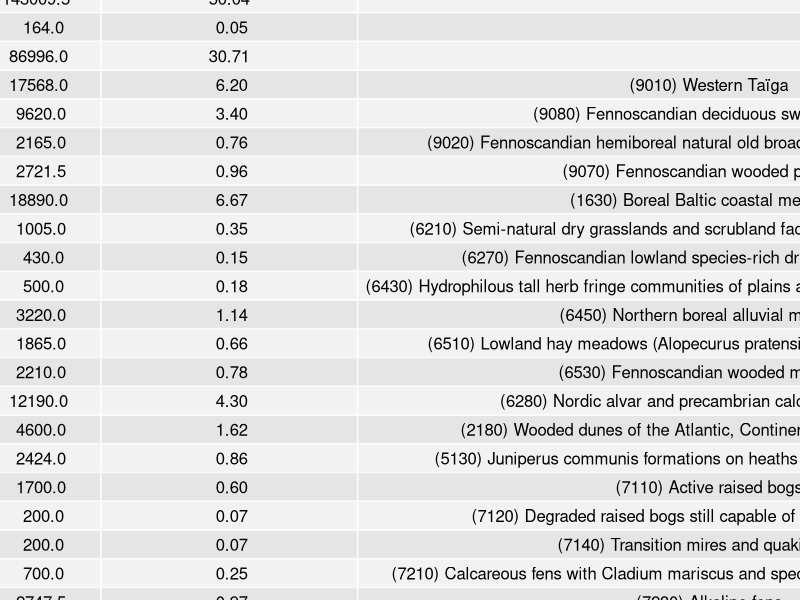
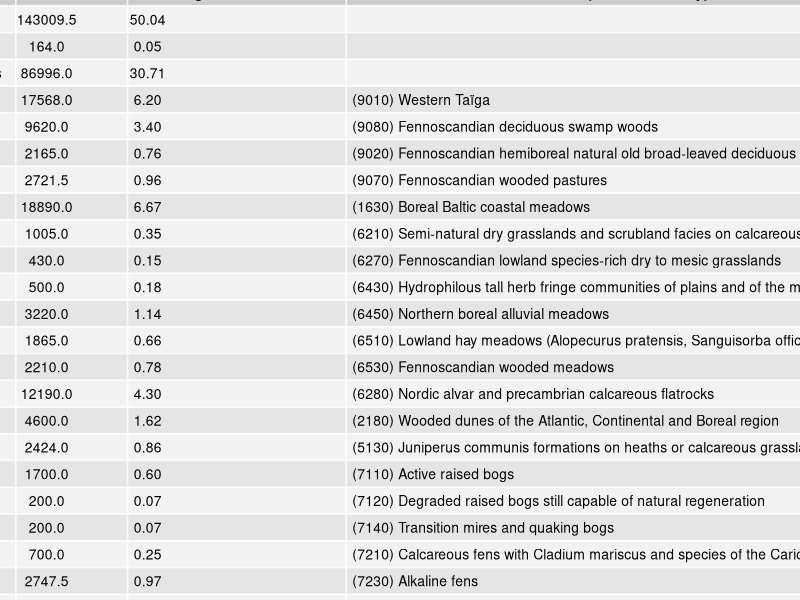

Recreate these plots in R, in order.
library(dplyr)
library(knitr)

# Define the data frame with habitat types and their corresponding hectares and percentage
habitats <- data.frame(
  HabitatType = c(
    "Forests", "Grasslands", "Total of Annex I Habitats",
    "Western Taïga", "Fennoscandian deciduous swamp woods",
    "Fennoscandian hemiboreal natural old broad-leaved deciduous forests",
    "Fennoscandian wooded pastures", "Boreal Baltic coastal meadows",
    "Semi-natural dry grasslands and scrubland facies on calcareous substrates",
    "Fennoscandian lowland species-rich dry to mesic grasslands",
    "Hydrophilous tall herb fringe communities of plains and of the montane to alpine levels",
    "Northern boreal alluvial meadows", "Lowland hay meadows (Alopecurus pratensis, Sanguisorba officinalis)",
    "Fennoscandian wooded meadows", "Nordic alvar and precambrian calcareous flatrocks",
    "Wooded dunes of the Atlantic, Continental and Boreal region",
    "Juniperus communis formations on heaths or calcareous grasslands",
    "Active raised bogs", "Degraded raised bogs still capable of natural regeneration",
    "Transition mires and quaking bogs", "Calcareous fens with Cladium mariscus and species of the Caricion davallianae",
    "Alkaline fens", "Bog woodland", "Other forested land", "Permanent grasslands"
  ),
  TotalHectares = c(
    41138.5, 39810, 86996,
    17568, 9620, 2165, 2721.5, 18890, 1005, 430, 500, 3220, 1865, 2210,
    12190, 4600, 2424, 1700, 200, 200, 700, 2747.5, 2040, 143009, 164
  ),
  PercentageGI = c(
    14.52, 14.05, 30.71,
    6.2, 3.4, 0.76, 0.96, 6.67, 0.35, 0.15, 0.18, 1.14, 0.66, 0.78,
    4.3, 1.62, 0.86, 0.6, 0.07, 0.07, 0.25, 0.97, 0.72, 50.04, 0.05
  )
)

# Summarize the data for Forests and Grasslands
summary <- habitats %>% 
  slice(1:3) %>% 
  kable(col.names = c("Habitat Type", "Total Hectares", "% of Coastal GI Total"), 
        caption = "Summary of Generalized Habitat Data")

# Detailed data for Annex I Habitats
detailed <- habitats %>% 
  slice(4:n()) %>% 
  kable(col.names = c("Habitat Type", "Total Hectares", "% of Coastal GI Total"), 
        caption = "Detailed Annex I Habitat Data")

# Print the tables
print(summary)
print(detailed)

library(ggplot2)
library(gridExtra)
library(grid)
library(tibble)

# Data preparation
# Using the combined_df data frame from the earlier code
combined_df <- tribble(~"General Category", ~"Total Hectares", ~"Percentage of Coastal GI Total", ~"Specific Habitat Type",
  "Forests", 143009.5, 50.04, "",
  "Permanent grasslands", 164, 0.05, "",
  "Total of Annex I Habitats", 86996, 30.71, "",
  "", 17568, 6.20, "(9010) Western Taïga",
  "", 9620, 3.40, "(9080) Fennoscandian deciduous swamp woods",
  "", 2165, 0.76, "(9020) Fennoscandian hemiboreal natural old broad-leaved deciduous forests",
  "", 2721.5, 0.96, "(9070) Fennoscandian wooded pastures",
  "", 18890, 6.67, "(1630) Boreal Baltic coastal meadows",
  "", 1005, 0.35, "(6210) Semi-natural dry grasslands and scrubland facies on calcareous substrates",
  "", 430, 0.15, "(6270) Fennoscandian lowland species-rich dry to mesic grasslands",
  "", 500, 0.18, "(6430) Hydrophilous tall herb fringe communities of plains and of the montane to alpine levels",
  "", 3220, 1.14, "(6450) Northern boreal alluvial meadows",
  "", 1865, 0.66, "(6510) Lowland hay meadows (Alopecurus pratensis, Sanguisorba officinalis)",
  "", 2210, 0.78, "(6530) Fennoscandian wooded meadows",
  "", 12190, 4.30, "(6280) Nordic alvar and precambrian calcareous flatrocks",
  "", 4600, 1.62, "(2180) Wooded dunes of the Atlantic, Continental and Boreal region",
  "", 2424, 0.86, "(5130) Juniperus communis formations on heaths or calcareous grasslands",
  "", 1700, 0.60, "(7110) Active raised bogs",
  "", 200, 0.07, "(7120) Degraded raised bogs still capable of natural regeneration",
  "", 200, 0.07, "(7140) Transition mires and quaking bogs",
  "", 700, 0.25, "(7210) Calcareous fens with Cladium mariscus and species of the Caricion davallianae",
  "", 2747.5, 0.97, "(7230) Alkaline fens",
  "", 2040, 0.72, "(91D0) Bog woodland"
)

# Convert to data frame for plotting
combined_df <- as.data.frame(combined_df)

# Create a table plot
table_plot <- tableGrob(combined_df)

# Display the table plot
grid.arrange(table_plot)

# Create a table plot without row names
table_plot <- tableGrob(combined_df, rows=NULL, theme=ttheme_default(base_size=10, core=list(fg_params=list(hjust=0, x=0.01), wrap=TRUE)))

# Display the table plot
grid.newpage()
grid.draw(table_plot)
